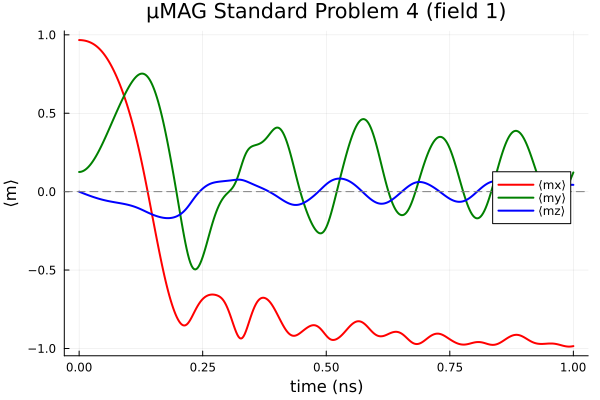

Reproduce this figure in Julia.
# µMAG Standard Problem 4
# https://www.ctcms.nist.gov/~rdm/std4/spec4.html
#
# Permalloy film 500 × 125 × 3 nm, discretized 160 × 40 × 1 (cells 3.125 × 3.125
# × 3 nm). Relax to the equilibrium S-state, then apply field 1 —
# (-24.6, 4.3, 0) mT, ~25 mT at 170° from +x — and record the spatially averaged
# magnetization ⟨m⟩(t) for 1 ns.
#
# Outputs:
#   stdproblem4.txt — table of t[s], mx, my, mz
#   stdproblem4.png — ⟨m⟩ components vs. time
#
# Run:  julia --project=examples examples/stdproblem4.jl

using JuliaMag
using Printf
using Plots

# --- Phase 1: relax to the S-state -----------------------------------------
function relax_sstate(mesh, mat)
    # The µMAG spec defines the initial state as "the equilibrium S-state obtained
    # after applying and slowly reducing a saturating field along [1,1,1] to
    # zero." We reproduce that by saturating along (1,1,1) and minimizing the
    # energy at zero applied field: the demag field then curls the ends into the
    # S while the +y and +z memory of the tilt sets the S's sense.
    m = uniform(mesh, (1, 1, 1))

    # Minimize the energy — much faster than integrating the LLG in time.
    world = World(mesh, mat; demag = true)
    println("\nRelaxing to the S-state (energy minimizer)…"); flush(stdout)
    mn = Minimizer(world, m; stopdm = 1e-6)
    minimize!(mn; maxsteps = 20_000, verbose = true)
    mx, my, mz = average(mn.m)
    @printf("  relaxed after %d steps, ⟨m⟩ = (%.4f, %.4f, %.4f)\n", mn.step, mx, my, mz)
    flush(stdout)
    return mn.m
end

# --- Phase 2: apply field 1 and record the switching -----------------------
function run_switching(mesh, mat, m0; t_total = 1e-9, n_samples = 400)
    world = World(mesh, mat; demag = true, Bext = (-24.6e-3, 4.3e-3, 0.0))
    it = Integrator(world, m0; abstol = 1e-6, reltol = 1e-5, dtmax = 5e-13, tend = t_total)
    Δt = t_total / n_samples

    ts = Float64[]; mxs = Float64[]; mys = Float64[]; mzs = Float64[]
    mx, my, mz = average(state(it))
    push!(ts, currenttime(it)); push!(mxs, mx); push!(mys, my); push!(mzs, mz)

    println("\nIntegrating the switching for 1 ns (OrdinaryDiffEq/Tsit5)…"); flush(stdout)
    for s in 1:n_samples
        advance!(it, Δt)
        mx, my, mz = average(state(it))
        push!(ts, currenttime(it)); push!(mxs, mx); push!(mys, my); push!(mzs, mz)
        if s % 50 == 0
            @printf("  t = %.2f ns  ⟨m⟩ = (%.4f, %.4f, %.4f)\n",
                    currenttime(it) * 1e9, mx, my, mz)
            flush(stdout)
        end
    end
    return ts, mxs, mys, mzs
end

function main()
    mesh = Mesh((160, 40, 1), (3.125e-9, 3.125e-9, 3e-9))
    mat  = Material(Msat = 8.0e5, Aex = 1.3e-11, alpha = 0.02)

    println("Standard Problem 4")
    show(stdout, MIME"text/plain"(), mesh); println()
    println("  exchange length = ", round(exchangelength(mat) * 1e9, digits = 2), " nm ",
            "(cell 3.125 nm is safely below it)")
    flush(stdout)

    m0 = relax_sstate(mesh, mat)
    ts, mxs, mys, mzs = run_switching(mesh, mat, m0)

    # --- Save the table ----------------------------------------------------
    tablepath = joinpath(@__DIR__, "stdproblem4.txt")
    open(tablepath, "w") do io
        println(io, "# muMAG Standard Problem 4 — JuliaMag")
        println(io, "# t[s]\tmx\tmy\tmz")
        for i in eachindex(ts)
            @printf(io, "%.6e\t%.6f\t%.6f\t%.6f\n", ts[i], mxs[i], mys[i], mzs[i])
        end
    end
    println("\nWrote table  → ", tablepath); flush(stdout)

    # --- Plot --------------------------------------------------------------
    gr()
    tns = ts .* 1e9
    plt = plot(tns, mxs; label = "⟨mx⟩", lw = 2, color = :red,
               xlabel = "time (ns)", ylabel = "⟨m⟩",
               title = "µMAG Standard Problem 4 (field 1)", legend = :right)
    plot!(plt, tns, mys; label = "⟨my⟩", lw = 2, color = :green)
    plot!(plt, tns, mzs; label = "⟨mz⟩", lw = 2, color = :blue)
    hline!(plt, [0]; color = :gray, ls = :dash, label = "")

    pngpath = joinpath(@__DIR__, "stdproblem4.png")
    savefig(plt, pngpath)
    println("Wrote figure → ", pngpath); flush(stdout)
end

main()
